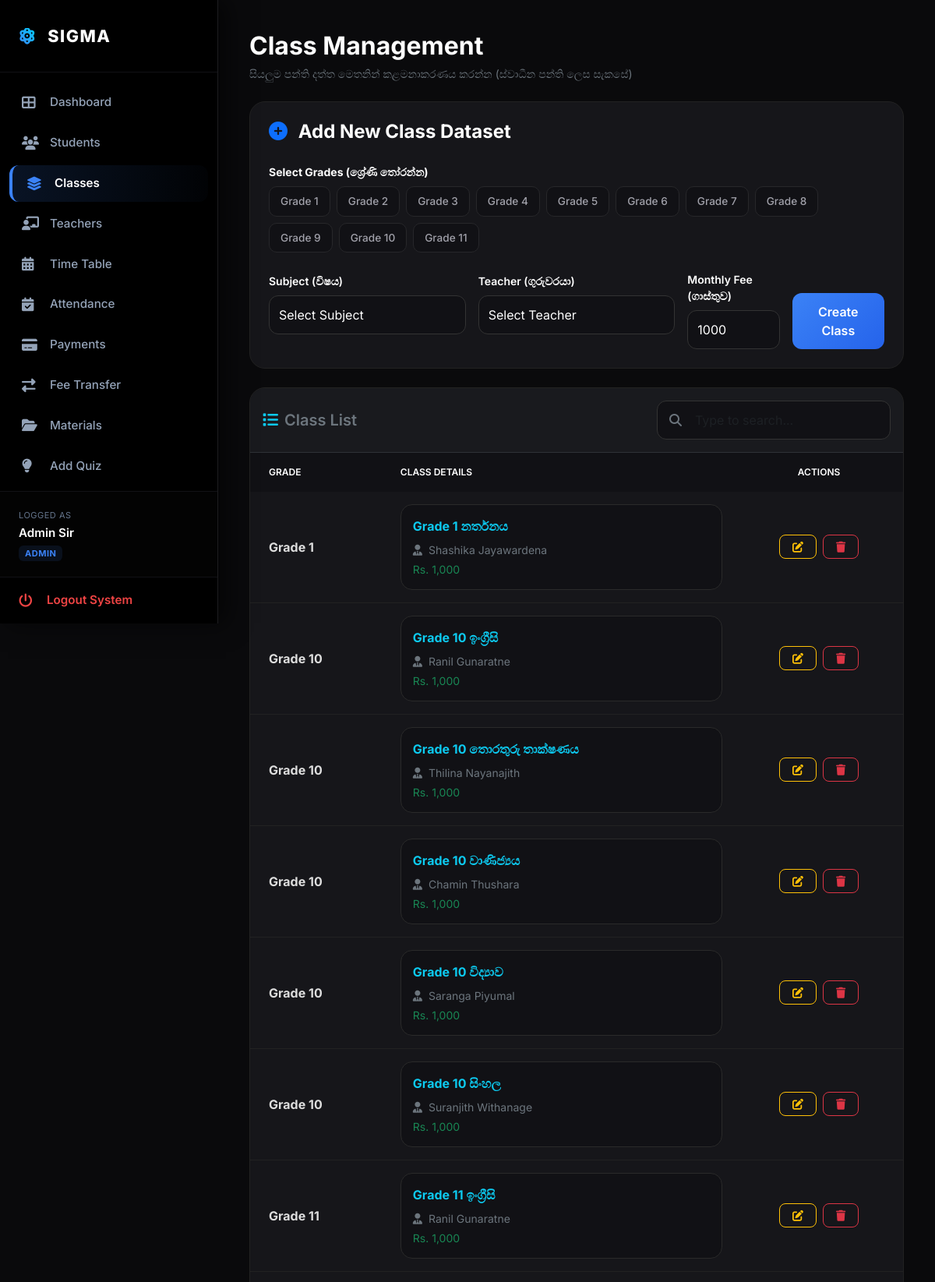
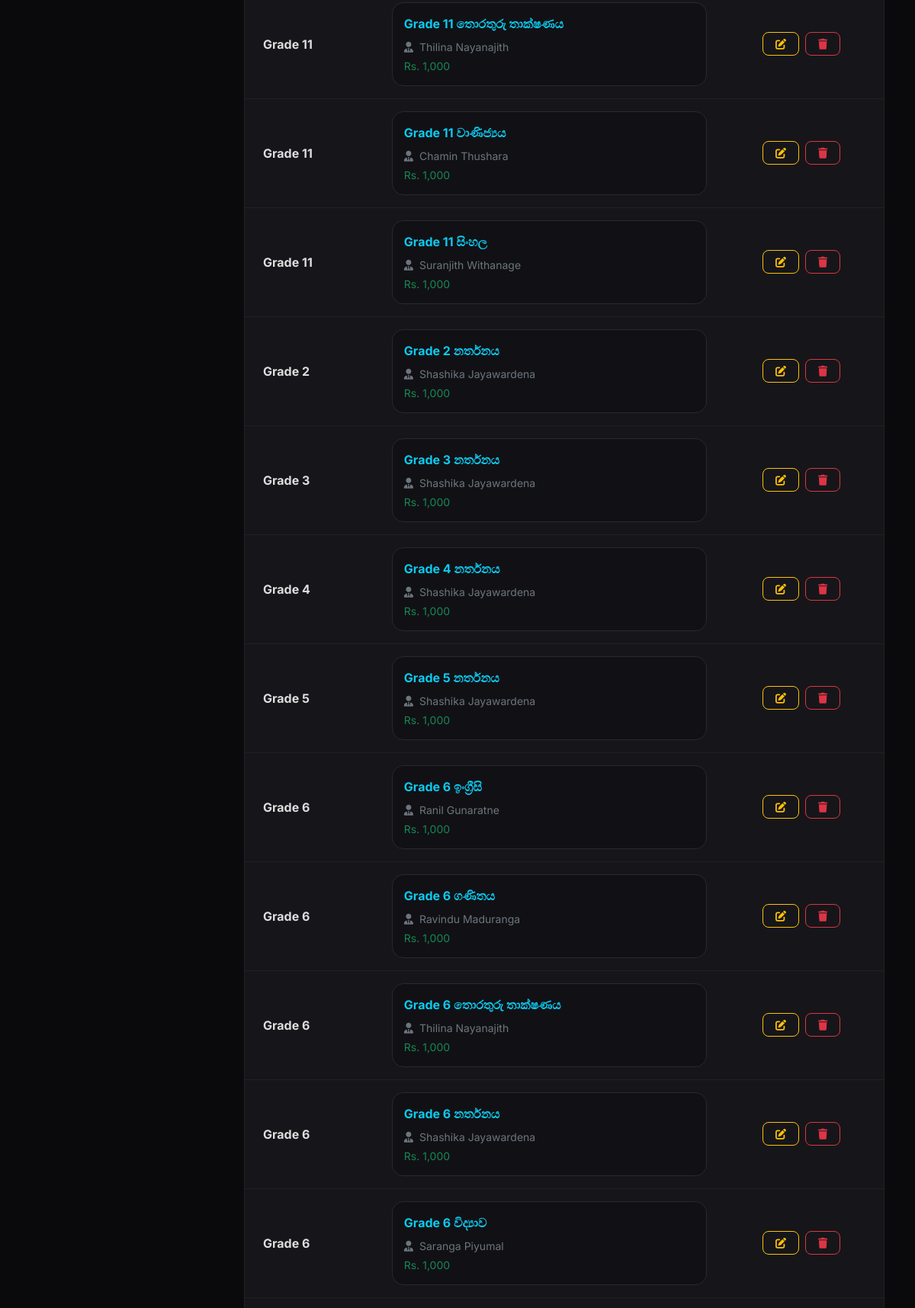
Page /classes.php (signed in, upper part) on the committed database (2 pictures, top to bottom).
### tables this page shows
CREATE TABLE `class_grades` (
  `id` int(11) NOT NULL,
  `class_id` int(11) NOT NULL,
  `grade` varchar(50) NOT NULL
);

CREATE TABLE `classes` (
  `id` int(11) NOT NULL,
  `subject` varchar(100) DEFAULT NULL,
  `teacher_id` int(11) DEFAULT NULL,
  `monthly_fee` decimal(10,2) DEFAULT 1000.00
);

CREATE TABLE `teachers` (
  `id` int(11) NOT NULL,
  `id_num` varchar(20) NOT NULL,
  `name` varchar(100) NOT NULL,
  `phone` varchar(20) DEFAULT NULL,
  `email` varchar(100) DEFAULT NULL,
  `subject` varchar(100) NOT NULL
);

### classes.php (the view, shortened to what this page needs)
<?php
include "db.php";
$edit_mode = false;
$u_fee = "1000";
$grade_list = [
    "Grade 1","Grade 2","Grade 3","Grade 4","Grade 5",
    "Grade 6","Grade 7","Grade 8","Grade 9",
    "Grade 10","Grade 11"
];
$subject_keywords = [
    "ගණිතය" => "ganithaya maths mathematics math",
    "විද්‍යාව" => "widyawa vidyawa science sci",
    "සිංහල" => "sinhala sinhala",
    "ඉංග්‍රීසි" => "ingrisi english eng",
    "තොරතුරු තාක්ෂණය" => "thorathuru thakshanya ict it information technology",
    "නර්තනය" => "narthanaya dancing dance",
    "වාණිජ්‍යය" => "wanijaya commerce com",
    "සංගීතය" => "sangithaya music",
    "දෙමළ" => "demala tamil",
    "1-2 සිංහල" => "1-2 sinhala",
    "3,4,5 Paper පන්තිය" => "3 4 5 paper panthiya class",
    "3,4,5 Theory පන්තිය" => "3 4 5 theory panthiya class"
];
?>
<!DOCTYPE html>
<html lang="en">
<head>
    <link href="https://cdn.jsdelivr.net/npm/bootstrap@5.3.2/dist/css/bootstrap.min.css" rel="stylesheet">
    <link href="https://cdnjs.cloudflare.com/ajax/libs/font-awesome/6.4.2/css/all.min.css" rel="stylesheet">
</head>
<body>
<?php include 'sidebar.php'; ?>
<div class="main-content">
    <div class="d-flex justify-content-between align-items-center mb-4 header-title-area">
        <div>
            <h2 class="fw-bold mb-1">Class Management</h2>
            <small class="text-secondary">සියලුම පන්ති දත්ත මෙතනින් කළමනාකරණය කරන්න (ස්වාධීන පන්ති ලෙස සැකසේ)</small>
        </div>
    </div>
    <div class="card p-4 mb-4">
        <h4 class="mb-4 text-white fw-bold">
            <i class="fas <?php echo $edit_mode ? 'fa-edit text-warning' : 'fa-plus-circle text-primary'; ?> me-2"></i>
            <?php echo $edit_mode ? 'Update Class Dataset' : 'Add New Class Dataset'; ?>
        </h4>
        <form method="POST">
            <div class="mb-4">
                <label class="mb-2 fw-bold text-white small text-secondary">Select Grades (ශ්‍රේණි තෝරන්න)</label>
                <div class="grade-pill-container">
                    <?php foreach($grade_list as $g): ?>
                        <label for="<?php echo $g; ?>" class="grade-label"><?php echo $g; ?></label>
                    <?php endforeach; ?>
                </div>
            </div>
            <div class="row g-3">
                <div class="col-lg-4 col-md-6 col-12">
                    <label class="mb-2 text-white fw-semibold small text-secondary">Subject (විෂය)</label>
                    <select name="subject" id="subject_select" class="form-select" required>
                        <option value="">Select Subject</option>
                    </select>
                </div>
                <div class="col-lg-4 col-md-6 col-12">
                   <label class="mb-2 text-white fw-semibold small text-secondary">Teacher (ගුරුවරයා)</label>
                    <select name="teacher_id" class="form-select" required>
                        <option value="">Select Teacher</option>
                    </select>
                </div>
                <div class="col-lg-2 col-md-6 col-12">
                   <label class="mb-2 text-white fw-semibold small text-secondary">Monthly Fee (ගාස්තුව)</label>
                    <input type="number" name="monthly_fee" class="form-control" value="<?php echo $u_fee; ?>" required>
                </div>
                <div class="col-lg-2 col-md-6 col-12 d-flex align-items-end">
                    <button type="submit" name="save_dataset" class="btn btn-primary w-100">
                        <?php echo $edit_mode ? 'Update Class' : 'Create Class'; ?>
                    </button>
                </div>
            </div>
        </form>
    </div>
    <div class="card overflow-hidden">
        <div class="p-3 bg-dark bg-opacity-25 border-bottom border-secondary border-opacity-25 d-flex justify-content-between align-items-center class-list-header">
            <h5 class="mb-0 text-secondary fw-semibold"><i class="fas fa-list me-2 text-info"></i>Class List</h5>
            <div class="position-relative" style="max-width: 300px; width: 100%;">
                <span class="position-absolute top-50 start-0 translate-middle-y ps-3 text-secondary">
                    <i class="fas fa-search"></i>
                </span>
                <input type="text" id="table_search" class="form-control ps-5" placeholder="Type to search...">
            </div>
        </div>
        <div class="table-responsive">
            <table class="table table-hover align-middle mb-0" id="class_table">
                <thead>
                    <tr>
                        <th class="ps-4" style="min-width: 110px;">Grade</th>
                        <th style="min-width: 250px;">Class Details</th>
                        <th class="text-center" style="min-width: 120px;">Actions</th>
                    </tr>
                </thead>
                <tbody>
                <?php
                $sql = "
                    SELECT c.id, c.subject, c.monthly_fee, t.name as teacher_name, cg.grade
                    FROM class_grades cg
                    JOIN classes c ON cg.class_id = c.id
                    LEFT JOIN teachers t ON c.teacher_id = t.id
                    ORDER BY cg.grade ASC, c.subject ASC
                ";
                $res = mysqli_query($conn, $sql);
                while($row = mysqli_fetch_assoc($res)){
                    $clean_sub = str_replace($row['grade']." ", "", $row['subject']);
                    $keywords = isset($subject_keywords[$clean_sub]) ? $subject_keywords[$clean_sub] : "";
                ?>
                    <tr data-keywords="<?php echo htmlspecialchars($keywords . " " . strtolower($row['subject'])); ?>">
                        <td class="ps-4"><b><?php echo $row['grade']; ?></b></td>
                        <td>
                            <div class="class-card">
                                <div class="fw-bold text-info mb-2 class-subject"><?php echo $row['subject']; ?></div>
                                <div class="small text-secondary mb-1 class-teacher">
                                    <i class="fas fa-user-tie me-1"></i> <?php echo $row['teacher_name']; ?>
                                </div>
                                <div class="small text-success">
                                    Rs. <?php echo number_format($row['monthly_fee']); ?>
                                </div>
                            </div>
                        </td>
                        <td class="text-center">
                            <div class="d-flex justify-content-center gap-2">
                                <a href="classes.php?edit=<?php echo $row['id']; ?>" class="btn btn-sm btn-outline-warning px-3" style="border-radius: 8px;">
                                    <i class="fas fa-edit"></i>
                                </a>
                                <a href="classes.php?delete=<?php echo $row['id']; ?>" class="btn btn-sm btn-outline-danger px-3" style="border-radius: 8px;" onclick="return confirm('Delete this class?')">
                                    <i class="fas fa-trash"></i>
                                </a>
                            </div>
                        </td>
                    </tr>
                <?php } ?>
                </tbody>
            </table>
        </div>
    </div>
</div>
</body>
</html>

### classes.php (style rules this page uses)
:root { --bg-dark: #0a0a0c; --card-dark: #16161a; --sidebar-black: #000000; --accent-blue: #3b82f6; --electric-blue: #00d2ff; --text-gray: #94a3b8; --sidebar-w: 280px; }
body { background-color: var(--bg-dark); color: #ffffff; font-family: 'Inter', sans-serif; overflow-x: hidden; }
.main-content { margin-left: var(--sidebar-w); padding: 40px; transition: all 0.3s ease; }
.card { background: var(--card-dark); border: 1px solid #222; border-radius: 20px; }
.form-control, .form-select { background: #111115; border: 1px solid #333; color: white; padding: 12px; border-radius: 12px; }
.grade-pill-container { display: flex; flex-wrap: wrap; gap: 8px; }
.grade-label { padding: 8px 14px; border-radius: 10px; border: 1px solid #27272a; cursor: pointer; background: #111115; color: #a1a1aa; transition: 0.2s; font-size: 0.85rem; font-weight: 500; }
.btn-primary { background: linear-gradient(135deg, var(--accent-blue), #2563eb); border: none; padding: 12px; border-radius: 12px; font-weight: 600; }
.table thead th { background: #111115 !important; color: white !important; border: none; padding: 16px; font-size: 0.75rem; text-transform: uppercase; font-weight: 600; }
.table tbody td { background: #16161a !important; color: #ddd !important; border-bottom: 1px solid #222; padding: 16px; }
.class-card { background: #111115; padding: 15px; border-radius: 15px; border: 1px solid #2a2a2a; }

### sidebar.php (style rules this page uses)
:root { --sidebar-w: 280px; }

### rows in the picture
class_grades: grade "Grade 1", class.subject "Grade 1 නර්තනය", teachers.name "Shashika Jayawardena", class.monthly_fee "1,000"
class_grades: grade "Grade 10", class.subject "Grade 10 ඉංග්‍රීසි", teachers.name "Ranil Gunaratne", class.monthly_fee "1,000"
class_grades: grade "Grade 10", class.subject "Grade 10 තොරතුරු තාක්ෂණය", teachers.name "Thilina Nayanajith", class.monthly_fee "1,000"
class_grades: grade "Grade 10", class.subject "Grade 10 වාණිජ්‍යය", teachers.name "Chamin Thushara", class.monthly_fee "1,000"
class_grades: grade "Grade 10", class.subject "Grade 10 විද්‍යාව", teachers.name "Saranga Piyumal", class.monthly_fee "1,000"
class_grades: grade "Grade 10", class.subject "Grade 10 සිංහල", teachers.name "Suranjith Withanage", class.monthly_fee "1,000"
class_grades: grade "Grade 11", class.subject "Grade 11 ඉංග්‍රීසි", teachers.name "Ranil Gunaratne", class.monthly_fee "1,000"
class_grades: grade "Grade 11", class.subject "Grade 11 තොරතුරු තාක්ෂණය", teachers.name "Thilina Nayanajith", class.monthly_fee "1,000"
class_grades: grade "Grade 11", class.subject "Grade 11 වාණිජ්‍යය", teachers.name "Chamin Thushara", class.monthly_fee "1,000"
class_grades: grade "Grade 11", class.subject "Grade 11 සිංහල", teachers.name "Suranjith Withanage", class.monthly_fee "1,000"
class_grades: grade "Grade 2", class.subject "Grade 2 නර්තනය", teachers.name "Shashika Jayawardena", class.monthly_fee "1,000"
class_grades: grade "Grade 3", class.subject "Grade 3 නර්තනය", teachers.name "Shashika Jayawardena", class.monthly_fee "1,000"
class_grades: grade "Grade 4", class.subject "Grade 4 නර්තනය", teachers.name "Shashika Jayawardena", class.monthly_fee "1,000"
class_grades: grade "Grade 5", class.subject "Grade 5 නර්තනය", teachers.name "Shashika Jayawardena", class.monthly_fee "1,000"
class_grades: grade "Grade 6", class.subject "Grade 6 ඉංග්‍රීසි", teachers.name "Ranil Gunaratne", class.monthly_fee "1,000"
class_grades: grade "Grade 6", class.subject "Grade 6 ගණිතය", teachers.name "Ravindu Maduranga", class.monthly_fee "1,000"
class_grades: grade "Grade 6", class.subject "Grade 6 තොරතුරු තාක්ෂණය", teachers.name "Thilina Nayanajith", class.monthly_fee "1,000"
class_grades: grade "Grade 6", class.subject "Grade 6 නර්තනය", teachers.name "Shashika Jayawardena", class.monthly_fee "1,000"
class_grades: grade "Grade 6", class.subject "Grade 6 විද්‍යාව", teachers.name "Saranga Piyumal", class.monthly_fee "1,000"

### other values in the picture
$_SESSION['full_name'] "Admin Sir"
$role "ADMIN"
$g "Grade 1"
$g "Grade 2"
$g "Grade 3"
$g "Grade 4"
$g "Grade 5"
$g "Grade 6"
$g "Grade 7"
$g "Grade 8"
$g "Grade 9"
$g "Grade 10"
$g "Grade 11"
